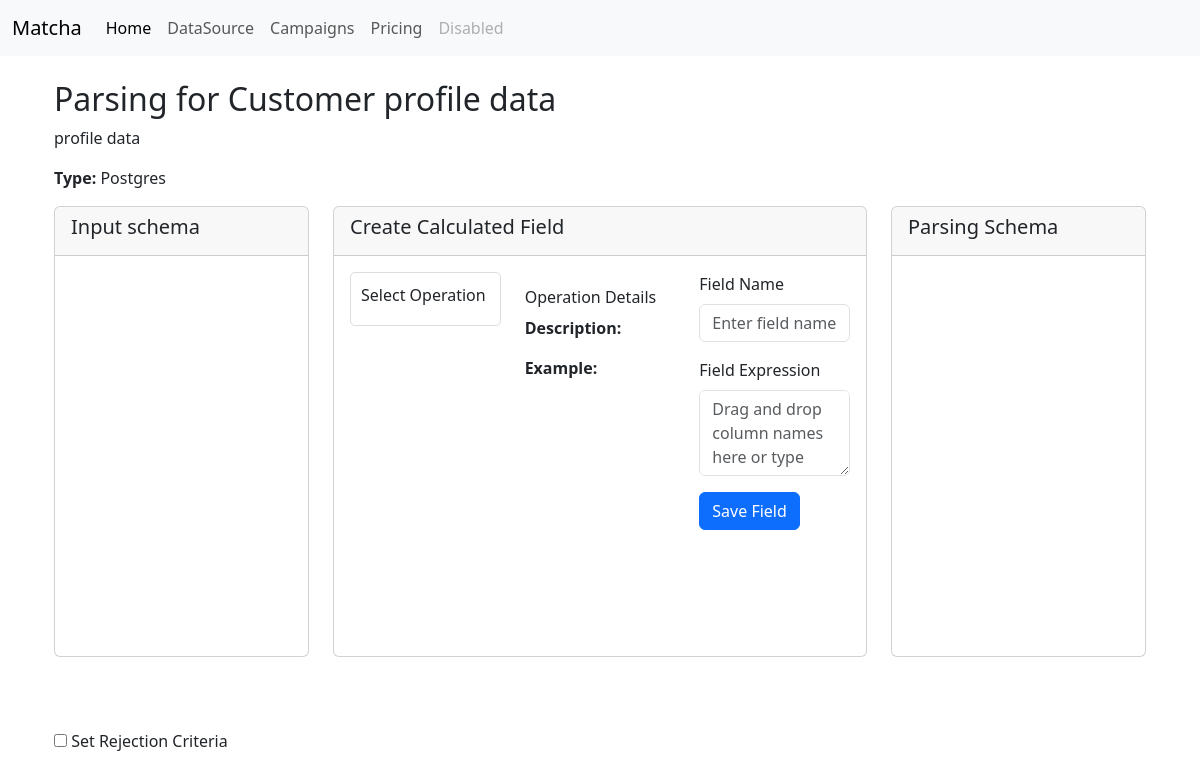
The page /parser/1/ on the database its author committed.
### usex_app/models.py (models this page shows, shortened)
class DataSource(models.Model):
    DATASOURCE_TYPES = [
        ('Postgres', 'postgres'),
        ('Mysql', 'Mysql'),
        ('Kafka', 'Kafka'),
        ('RabbitMQ', 'RabbitMQ'),
        ('S3', 'S3'),
        ('Hive', 'Hive'),
        ('HDFS', 'HDFS'),
        ('CSV', 'CSV'),
    ]
    name = models.CharField(max_length=100)
    description = models.CharField(max_length=150)
    datasource_type = models.CharField(max_length=50,choices=DATASOURCE_TYPES)
    created_at = models.DateTimeField(auto_now_add=True)
    updated_at = models.DateTimeField(auto_now=True)
    connection_params = models.JSONField()  # Use JSONField for flexible connection parameters
    skip_campaign_processing = models.BooleanField(default=False, help_text="Skip campaign processing for this datasource")
    CONNECTION_PARAMS_METADATA = {
        'Postgres': {
            'mandatory': ['host', 'port', 'username', 'password', 'database','query'],
            'optional': [],
        },
        'Mysql': {
            'mandatory': ['host', 'port', 'username', 'password', 'database','query'],
            'optional': [],
        },
        'Kafka': {
            'mandatory': ['brokers', 'topic'],
            'optional': ['group_id','schema_registry_url'],
        },
        'RabbitMQ': {
            'mandatory': ['host', 'port', 'username', 'password', 'queue'],
            'optional': [],
        },
        'S3': {
            'mandatory': ['bucket_name', 'access_key', 'secret_key'],
            'optional': ['region'],
        },
        'Hive': {
            'mandatory': ['host', 'port', 'username', 'password', 'database'],
            'optional': [],
        },
        'HDFS': {
            'mandatory': ['host', 'port', 'username', 'path'],
            'optional': [],
        },
        'CSV': {
            'mandatory': ['file_path'],
            'optional': ['delimiter', 'encoding','has_header'],
        },
    }

### usex_app/views.py (the view)
# urls.py: path('parser/<int:datasource_id>/', views.parser_view, name='parser_view'),
def parser_view(request, datasource_id):
    datasource = get_object_or_404(DataSource, id=datasource_id)
    return render(request, 'usex_app/parser.html', {'datasource': datasource})

### usex_app/templates/usex_app/parser.html (shortened to what this page needs)
{% extends "usex_app/index.html" %}
{% block style %}
<link rel="stylesheet" href="https://cdnjs.cloudflare.com/ajax/libs/awesomplete/1.1.5/awesomplete.min.css">
{% endblock %}
{% block content %}
<div class="container mt-4">
    <h2>Parsing for {{ datasource.name }}</h2>
    <p> {{ datasource.description }}</p>
    <p><strong>Type:</strong> {{ datasource.datasource_type }}</p>
    <div class="row">
        <div class="col-md-3">
            <div class="card">
                <div class="card-header">
                    <h5>Input schema</h5>
                </div>
                <div class="card-body" style="max-height: 400px; overflow-y: auto;">
                </div>
            </div>
        </div>
        <div class="col-md-6">
            <div id="calculated-field-area" class="card mb-4">
                <div class="card-header">
                    <h5>Create Calculated Field</h5>
                </div>
                <div class="card-body">
                    <div class="row">
                        <div class="col-md-4">
                            <div class="mb-3" style="max-height: 300px; overflow-y: auto; border: 1px solid #ddd; padding: 10px; border-radius: 5px;">
                                <label class="form-label">Select Operation</label>
                            </div>
                        </div>
                        <div class="col-md-4">
                            <div id="operation-details" class="mt-3">
                                <h6>Operation Details</h6>
                                <p id="operation-description"><strong>Description:</strong> </p>
                                <p id="operation-example"><strong>Example:</strong> </p>
                            </div>
                        </div>
                        <div class="col-md-4">
                            <form id="calculated-field-form">
                                <div class="mb-3">
                                    <label for="field-name" class="form-label">Field Name</label>
                                    <input type="text" id="field-name" class="form-control" placeholder="Enter field name" required>
                                </div>
                                <div class="mb-3">
                                    <label for="field-expression" class="form-label">Field Expression</label>
                                    <textarea id="field-expression" class="form-control awesomplete" rows="3" data-multiple placeholder="Drag and drop column names here or type manually" required></textarea>
                                </div>
                                <button type="button" id="save-calculated-field" class="btn btn-primary">Save Field</button>
                            </form>
                        </div>
                    </div>
                </div>
            </div>
        </div>
        <div class="col-md-3">
            <div class="card">
                <div class="card-header">
                    <h5>Parsing Schema</h5>
                </div>
                <div id='created-fields-body' class="card-body" style="max-height: 400px; overflow-y: auto;">
                </div>
            </div>
        </div>
    </div>
</div>
<div class="container mt-5">
    <div>
        <input type="checkbox" id="set-rejection-criteria" />
        <label for="set-rejection-criteria">Set Rejection Criteria</label>
    </div>
</div>
{% endblock %}

### usex_app/templates/usex_app/parser.html (style rules this page uses)
.card-body { min-height: 400px; max-height: 400px; overflow-y: auto; }

### rows shown on the page
DataSource: name "Customer profile data", description "profile data", datasource_type "Postgres"
